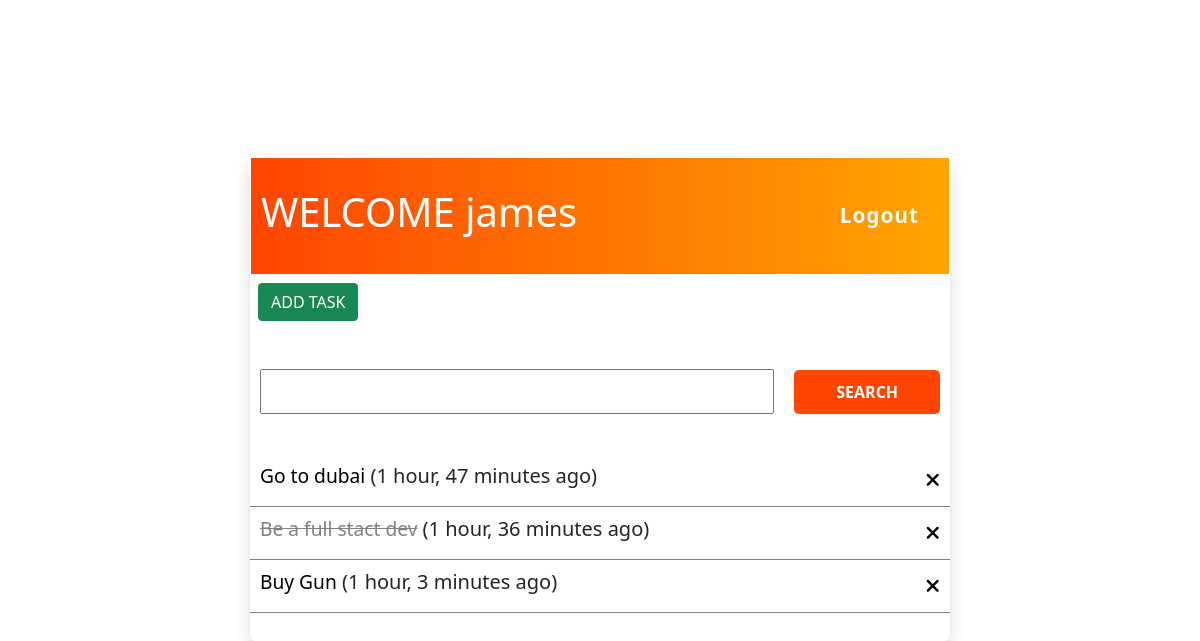
Page /app/ (signed in) on the committed database.
### app/models.py (models this page shows)
class Todo(models.Model):
    user = models.ForeignKey(User, on_delete=models.CASCADE)
    title = models.CharField(max_length=30)
    content = models.TextField()
    complete = models.BooleanField(default=False)
    date_created = models.DateTimeField(auto_now_add=True)
    last_updated = models.DateTimeField(auto_now=True)

### app/views.py (the view)
# urls.py: path('', Home_Page.as_view(), name='home'),
class Home_Page(LoginRequiredMixin, ListView):
    model = Todo
    template_name = 'app/index.html'
    context_object_name = 'todos'
    def get(self, request):
        search_query = request.GET.get('todo')
        if search_query:
            todos = self.model.objects.filter(Q(title__icontains=search_query) | Q(content__icontains=search_query))
        else:
            todos = self.model.objects.filter(user=self.request.user)
        context = {
            'todos': todos,
        }
        return render(request, self.template_name, context)

### app/templates/app/index.html (shortened to what this page needs)
{% extends 'app/base.html' %}
{% load static %}
{% block content %}
  <div class="shadow">
    <div class="head">
      <h1>WELCOME {{user}}</h1>
      <a href="{% url 'user:logout' %}">Logout</a>
    </div>
    {% if todos %}
    <div>
      <a href="{% url 'todo:create-todo' %}" class="btn btn-success m-2">ADD TASK</a>
      <form action="" class="search">
        <input type='text' class="search-bar" name="todo" />
        <button type="submit" class="">SEARCH</button>
      </form>
    </div>
    {% for todo in todos %}
    <div class="todos">
      {% if todo.complete == True %}
      <h5><a href="{% url 'todo:update-todo' todo.pk %}" class="crossed">{{todo.title}}</a> ({{todo.date_created|timesince}} ago)</h5>
      {% else %}
      <h5><a href="{% url 'todo:update-todo' todo.pk %}">{{todo.title}}</a> ({{todo.date_created|timesince}} ago)</h5>
      {% endif %}
      <a href="{% url 'todo:delete-todo' todo.pk %}" class="delete"><i class="fa-solid fa-xmark"></i></a>
    </div>
    {% endfor %}
    {% endif %}
  </div>
{% endblock content %}

### app/static/app/css/style.css (style rules this page uses)
* { padding: 0; margin: 0; box-sizing: border-box; }
body { min-height: 100vh; display: grid; place-items: center; }
section.list>div { min-width: 300px; width: 700px; border-radius: 10px; margin: auto; padding-bottom: 30px; }
section.list>div div.head { border: 1px solid; padding: 30px 30px 30px 10px; display: flex; align-items: center; justify-content: space-between; color: #fff; background: linear-gradient(90deg, orangered, orange); }
section.list>div div.head a { color: #fff; text-decoration: none; font-size: 1.3rem; font-weight: 600; letter-spacing: 1px; }
form.search { display: flex; align-items: center; flex-wrap: wrap; gap: 20px; margin-block: 40px; padding-inline: 10px; }
form.search input[type=text] { height:45px; flex: 4; padding-left: 8px; }
form.search button { flex: 1; border: none; padding: 10px; background-color: orangered; color: #fff; font-weight: 600; border-radius: 5px; }
div.todos { display: flex; align-items: center; justify-content: space-between; padding: 10px; border-bottom: 1px solid gray; }
div.todos h5 a, div.todos>a { text-decoration: none; font-size: 1.2rem; color: #000 }
div.todos h5 a.crossed { color: gray; text-decoration: line-through; }

### rows in the picture
Todo: title "Go to dubai", date_created "1 hour, 47 minutes"
Todo: title "Be a full stact dev", date_created "1 hour, 36 minutes"
Todo: title "Buy Gun", date_created "1 hour, 3 minutes"

### other values in the picture
{{ user }} "james"
